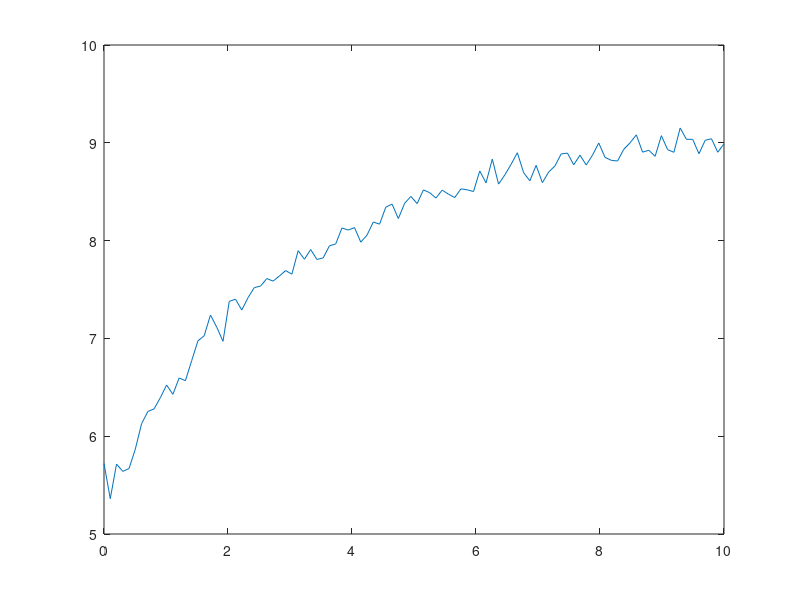

The MATLAB script that drew this image: (Note: this script raises an error after producing the figure.)
%% Aufgabe 01
% a) 

load('data.mat','data');

x = data(:,1);
y = data(:,2);

plot(x,y);

% b)

% A*x = y. A?

% modelle
f_1 = @(x,a_1,a_2) a_1 + sqrt(a_2*x);
f_2 = @(x,b_1,b_2) b_1 + log((x+1)^b_2);
f_3 = @(x,c_1,c_2,c_3) c_1 + sqrt(c_2 * x) + log((x+1)^c_3);

% test models
f_1(2,2,2)
f_2(2,2,2)
f_3(2,2,2,2)


% params
% c)

dbtype('G.m');
dbtype('CG.m');

% d)

% 1.
A_1 = [1 2 3; 4 5 6];
b_1 = [7;7];
x_0 = [3;3];
tol = 10^(-10);

x_g = G(A_1,b_1,x_0,tol);
x_cg = CG(A_1,b_1,x_0,tol);
x_mat = A_1\b_1;

fprintf('1. Test\n');
fprintf('G:\n');
disp(x_g);

fprintf('CG:\n');
disp(x_cg);
 
fprintf('Matlab:\n');
disp(x_mat);

% 2.
A_2 = A_1';
b_2 = [1;2;2];
x_0 = [4;5];

x_g = G(A_2,b_2,x_0,tol);
x_cg = CG(A_2,b_2,x_0,tol);
x_mat = A_2\b_2;

fprintf('2. Test\n');
fprintf('G:\n');
disp(x_g);

fprintf('CG:\n');
disp(x_cg);

fprintf('Matlab:\n');
disp(x_mat);

%x

% probe

% A_2 * x


